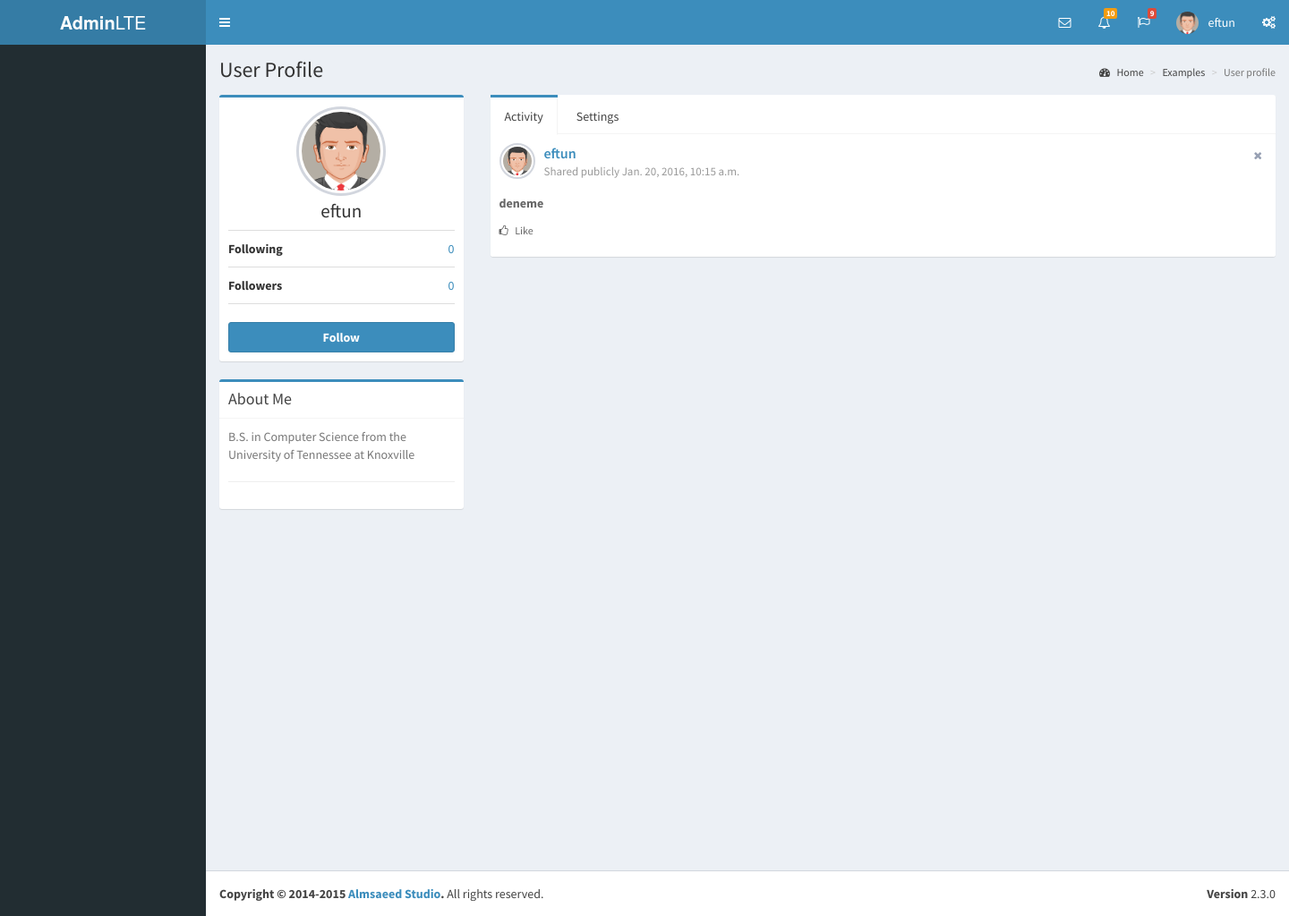
The page /profile/eftun (signed in) on the database its author committed.
### main/models.py (models this page shows)
class MyUser(models.Model):
    user = models.OneToOneField(User)
    image = models.ImageField(upload_to='media/', default='/static/dist/img/photo4.jpg')

class Tweet(models.Model):
    owner = models.ForeignKey(User)
    date = models.DateTimeField(blank=False, auto_now=False, auto_now_add=True)
    context = models.CharField(max_length=140)
    image = models.ImageField(null=True, blank=True, height_field='height_field', width_field='width_field')
    height_field = models.IntegerField(default=0)
    width_field = models.IntegerField(default=0)
    likes = models.ManyToManyField(User, blank=True, symmetrical=False, related_name='like')
    ordering = ['-date']

### main/views.py (the view)
# urls.py: url('^profile/(?P<username>\w+)$', views.profile, name='profile'),
@login_required(login_url='login_page')
def profile(request, username):
    user = User.objects.get(username=username)
    try:
        image = MyUser.objects.get(user=user)
    except MyUser.DoesNotExist:
        image = None
    tweets = Tweet.objects.filter(owner=user).order_by('-date')
    following = Following.objects.filter(follower=user.id).count()
    followers = Following.objects.filter(following=user.id).count()
    if not tweets:
        tweets = None
    return render(request, 'profile.html', {'tweets': tweets,
                                            'username': user.username,
                                            'following': following,
                                            'followers': followers,
                                            'image': image})

### templates/profile.html (shortened to what this page needs)
{% load staticfiles %}
<!DOCTYPE html>
<html>
  <head>
    <link rel="stylesheet" href="{% static 'bootstrap/css/bootstrap.min.css' %}">
    <link rel="stylesheet" href="https://maxcdn.bootstrapcdn.com/font-awesome/4.4.0/css/font-awesome.min.css">
    <link rel="stylesheet" href="https://code.ionicframework.com/ionicons/2.0.1/css/ionicons.min.css">
    <link rel="stylesheet" href="{% static 'dist/css/AdminLTE.min.css' %}">
    <link rel="stylesheet" href="{% static 'dist/css/skins/_all-skins.min.css' %}">
  </head>
  <body class="hold-transition skin-blue sidebar-mini">
    <div class="wrapper">
      <header class="main-header">
        <a href="../../index2.html" class="logo">
          <span class="logo-lg"><b>Admin</b>LTE</span>
        </a>
        <nav class="navbar navbar-static-top" role="navigation">
          <a href="#" class="sidebar-toggle" data-toggle="offcanvas" role="button">
          </a>
          <div class="navbar-custom-menu">
            <ul  class="nav navbar-nav">
              <li  class="dropdown messages-menu">
                <a href="#" class="dropdown-toggle" data-toggle="dropdown">
                  <i class="fa fa-envelope-o"></i>
                </a>
              </li>
              <li class="dropdown notifications-menu">
                <a href="#" class="dropdown-toggle" data-toggle="dropdown">
                  <i class="fa fa-bell-o"></i>
                  <span class="label label-warning">10</span>
                </a>
              </li>
              <li class="dropdown tasks-menu">
                <a href="#" class="dropdown-toggle" data-toggle="dropdown">
                  <i class="fa fa-flag-o"></i>
                  <span class="label label-danger">9</span>
                </a>
              </li>
              <li class="dropdown user user-menu">
                <a href="#" class="dropdown-toggle" data-toggle="dropdown">
                  <img src="{{ image.image.url }}" width="5" height="5" class="user-image">
                  <span class="hidden-xs">{{ username }}</span>
                </a>
              </li>
              <li>
                <a href="#" data-toggle="control-sidebar"><i class="fa fa-gears"></i></a>
              </li>
            </ul>
          </div>
        </nav>
      </header>
      <div class="content-wrapper">
        <section class="content-header">
          <h1>
            User Profile
          </h1>
          <ol class="breadcrumb">
            <li><a href="#"><i class="fa fa-dashboard"></i> Home</a></li>
            <li><a href="#">Examples</a></li>
            <li class="active">User profile</li>
          </ol>
        </section>
        <section class="content">
          <div class="row">
            <div class="col-md-3">
              <div class="box box-primary">
                <div class="box-body box-profile">
                  <img class="profile-user-img img-responsive img-circle" src="{{ image.image.url }}" width="10" height="10" >
                  <h3 class="profile-username text-center">{{ username }}</h3>
                  <ul class="list-group list-group-unbordered">
                    <li class="list-group-item">
                      <b>Following</b> <a class="pull-right">{{ following }}</a>
                    </li>
                    <li class="list-group-item">
                      <b>Followers</b> <a class="pull-right">{{ followers }}</a>
                    </li>
                  </ul>
                    <form action="{% url 'follow' username %}" enctype="multipart/form-data" method="POST">
                        <button type="submit" class="btn btn-primary btn-block"><b>Follow</b></button>
                    </form>
                </div>
              </div>
              <div class="box box-primary">
                <div class="box-header with-border">
                  <strong><h3 class="box-title">About Me</h3></strong>
                </div>
                <div class="box-body">
                  <p class="text-muted">
                    B.S. in Computer Science from the University of Tennessee at Knoxville
                  </p>
                  <hr>
                </div>
              </div>
            </div>
            <div class="col-md-9">
              <div class="nav-tabs-custom">
                <ul class="nav nav-tabs">
                  <li class="active"><a href="#activity" data-toggle="tab">Activity</a></li>
                  <li><a href="#settings" data-toggle="tab">Settings</a></li>
                </ul>
                <div class="tab-content">
                  <div class="active tab-pane" id="activity">
                    {% for tweet in tweets %}
                    <div class="post">
                      <div class="user-block">
                        <img class="img-circle img-bordered-sm" src="{{ image.image.url }}" alt="user image">
                        <span class='username'>
                          <a href="#">{{ tweet.owner }}</a>
                          <a href='#' class='pull-right btn-box-tool'><i class='fa fa-times'></i></a>
                        </span>
                        <span class='description'>Shared publicly {{ tweet.date }}</span>
                      </div>
                      <p><strong>{{ tweet.context }}</strong>
                      </p>
                      <ul class="list-inline">
                        <li><a href="#" class="link-black text-sm"><i class="fa fa-thumbs-o-up margin-r-5"></i> Like</a></li>
                      </ul>
                    </div>
                {% endfor %}
                  </div>
                </div>
              </div>
            </div>
          </div>
        </section>
      </div>
      <footer class="main-footer">
        <div class="pull-right hidden-xs">
          <b>Version</b> 2.3.0
        </div>
        <strong>Copyright &copy; 2014-2015 <a href="http://almsaeedstudio.com">Almsaeed Studio</a>.</strong> All rights reserved.
      </footer>
    </div>
  </body>
</html>

### rows shown on the page
MyUser: image (picture)
Tweet: image (picture), owner "eftun", date "Jan. 20, 2016, 10:15 a.m.", context "deneme"

### other values the page prints
{{ username }} "eftun"
{{ following }} "0"
{{ followers }} "0"
